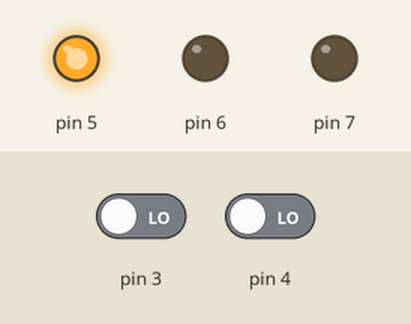
A sketch run on a simulated Arduino Uno, built with avr-gcc and run on an emulated ATmega328P. Parts: output pins drawn as LEDs (lit = HIGH). The inputs (shaded band) are chosen by the test bench; at power-on: pin 4 LOW, pin 3 LOW. What the sketch prints to the serial monitor is not drawn.

Above: at 1.2 s.
1.3 s: pin 4 driven HIGH
4.3 s: pin 3 driven HIGH
Timing chart, 0 to 7.3 s (numbered marks = the images above; inputs shaded):
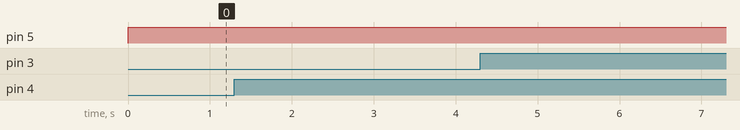

Measured:
- after the input at 1.3 s, every drawn part: stays the same
- after the input at 4.3 s, every drawn part: stays the same

The sketch:

PARQUEADERO.ino
```cpp
int l=0;
float q=0;
int coste=0;
int cupos=0;

void setup()
{
 Serial.begin(9600);
  pinMode(7, OUTPUT);
  pinMode(6, OUTPUT);
  pinMode(5, OUTPUT);
  pinMode(11, INPUT);
  pinMode(10, INPUT);
  pinMode(9, INPUT);
  pinMode(8, INPUT);
}

void loop(){
 l=digitalRead(4);
  q=digitalRead(3);
  cupos>=0;
  if(cupos<15){
    digitalWrite(5,HIGH);
    digitalWrite(7,LOW);
  }


  if (l==HIGH && cupos<15){
     cupos=cupos+1;
    delay(1000);
  Serial.print("\n hay ");
    Serial.print(cupos);
    Serial.print(" vehiculos");


    if (cupos>14){
      Serial.print("\n ¡PARQUEADERO LLENO!");
      digitalWrite(5,LOW);
       digitalWrite(7,HIGH);
      delay(3000);
    }

  }
  if(q==HIGH&&cupos>0){
    cupos=cupos-1;
    coste=coste+5;
      delay(1000);
    Serial.print("\n ¡GRACIAS! +");
    Serial.print(coste);
    Serial.print("K COP");
  Serial.print("\n hay ");
    Serial.print(cupos);
    Serial.print(" vehiculos");
  }
}
```
